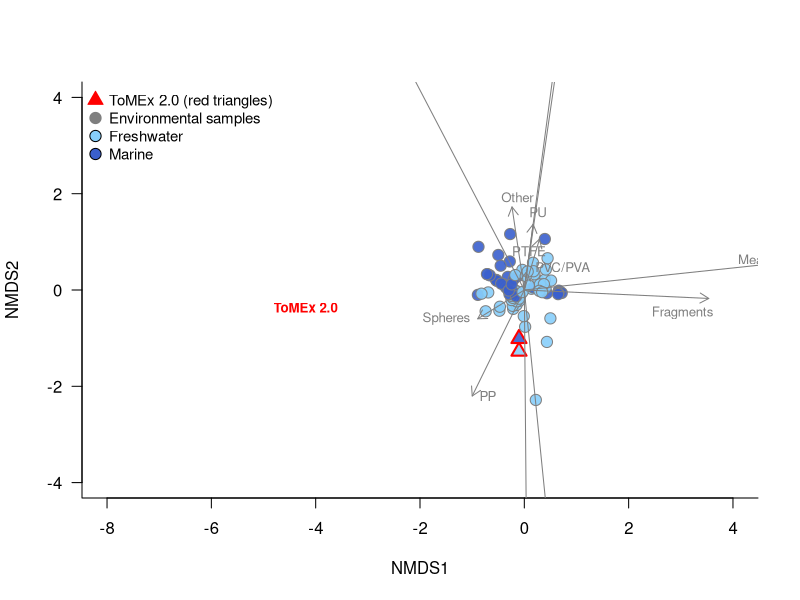
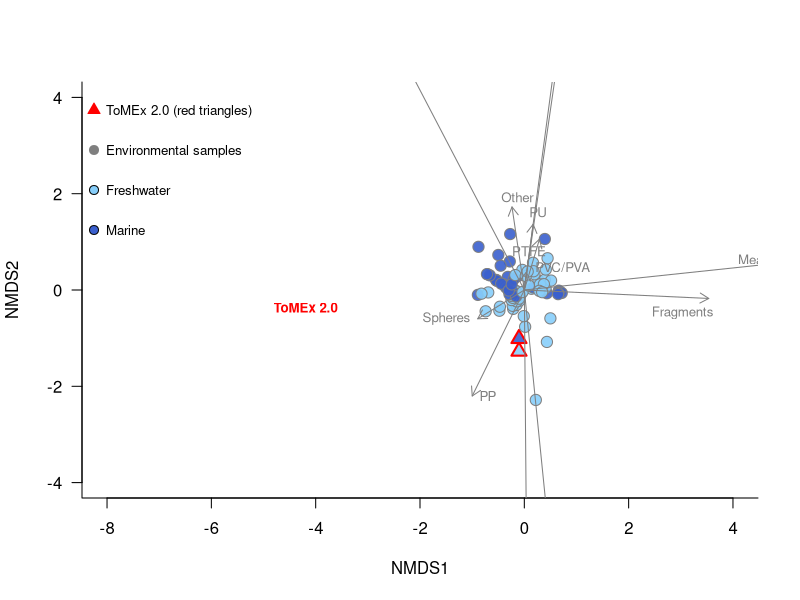

These charts were generated, in order, by the following R code:
# Load packages ---
library(vegan)
library(tibble)

# Import data ---

dat = read.csv(
     "ToMEx2.0_MPcharacteristics/Data/data_comp_to_env_compiled.csv",
     stringsAsFactors = TRUE
)

# scale variables
colnames(dat)
vars = dat[, c(5:16, 18)]
scaled = scale(vars)

# replace all NAs with 0 - set all unknown values to variable mean
scaled[is.na(scaled)] = 0

# NMDS
set.seed(2024)
NMDS = metaMDS(
     scaled,
     distance = "euclidean",
     k = 2,
     autotransform = F,
     wascores = F
)
NMDS$points
x <- NMDS$points[, 1]
y <- NMDS$points[, 2]

# get vectors for each variable
envfitall <- envfit(NMDS, scaled)
vectors = as_tibble(envfitall$vectors$arrows, rownames = "properties")
vectors$vectornames = c(
     "PE/PET/Polyester",
     "PP",
     "PS",
     "PA",
     "PU",
     "PVC/PVA",
     "PTFE",
     "Other",
     "Fragments",
     "Spheres",
     "Fibers",
     "Mean length",
     "Mean width"
)
# get vector/arrow weights:
weights = attr(envfitall$vectors$arrows, "parameters")$norm

palette(c("lightskyblue", "royalblue3"))

adjust.x = c(
     0.55,
     0.3,
     -0.3,
     0,
     0.1,
     0.7,
     -0.2,
     0.1,
     -0.5,
     -0.6,
     0.5,
     -0.8,
     -0.8
)
adjust.y = c(-0.2, 0, 0, 0.3, 0.25, 0.1, -0.25, 0.2, -0.3, 0, 0, 0.2, 0)

op = par(bty = "l", las = 1, cex = 1)

# Load packages ---
library(vegan)
library(tibble)

# Import data ---

dat = read.csv(
     "ToMEx2.0_MPcharacteristics/Data/data_comp_to_env_compiled.csv",
     stringsAsFactors = TRUE
)

# scale variables
colnames(dat)
vars = dat[, c(5:16, 18)]
scaled = scale(vars)

# replace all NAs with 0 - set all unknown values to variable mean
scaled[is.na(scaled)] = 0

# NMDS
set.seed(2024)
NMDS = metaMDS(
     scaled,
     distance = "euclidean",
     k = 2,
     autotransform = F,
     wascores = F
)
NMDS$points
x <- NMDS$points[, 1]
y <- NMDS$points[, 2]

# get vectors for each variable
envfitall <- envfit(NMDS, scaled)
vectors = as_tibble(envfitall$vectors$arrows, rownames = "properties")
vectors$vectornames = c(
     "PE/PET/Polyester",
     "PP",
     "PS",
     "PA",
     "PU",
     "PVC/PVA",
     "PTFE",
     "Other",
     "Fragments",
     "Spheres",
     "Fibers",
     "Mean length",
     "Mean width"
)
# get vector/arrow weights:
weights = attr(envfitall$vectors$arrows, "parameters")$norm

png(
     "ToMEx2.0_MPcharacteristics/Plots/NMDS_environmental.png",
     width = 18,
     height = 15,
     units = "cm",
     res = 1000
)

palette(c("lightskyblue", "royalblue3"))

adjust.x = c(
     0.55,
     0.3,
     -0.3,
     0,
     0.1,
     0.7,
     -0.2,
     0.1,
     -0.5,
     -0.6,
     0.5,
     -0.8,
     -0.8
)
adjust.y = c(-0.2, 0, 0, 0.3, 0.25, 0.1, -0.25, 0.2, -0.3, 0, 0, 0.2, 0)

op = par(bty = "l", las = 1, cex = 1)

plot(
     x,
     y,
     bg = adjustcolor(as.numeric(dat$fresh_marine_binary), alpha.f = 0.9),
     col = c(rep("red", 2), rep("grey50", (nrow(dat) - 2))),
     pch = c(rep(24, 2), rep(21, (nrow(dat) - 2))),
     lwd = c(2, 2, rep(1, (nrow(dat) - 2))),
     xlab = "NMDS1",
     ylab = "NMDS2",
     cex = 1.5,
     ylim = c(-4, 4),
     xlim = c(-8, 4)
)

# Add legend
legend(
     "topleft",
     legend = c(
          "ToMEx 2.0 (red triangles)",
          "Environmental samples",
          "Freshwater",
          "Marine"
     ),
     pch = c(24, 21, 21, 21),
     pt.bg = c("red", "grey50", "lightskyblue", "royalblue3"),
     col = c("red", "grey50", "black", "black"),
     pt.cex = 1.5,
     bty = "n",
     cex = 0.9
)

for (i in 1:nrow(envfitall$vectors$arrows)) {
     arrows(
          0,
          0,
          envfitall$vectors$arrows[i, 1] * 7 * weights[i],
          envfitall$vectors$arrows[i, 2] * 7 * weights[i],
          length = 0.1,
          col = "grey50"
     )
     text(
          envfitall$vectors$arrows[i, 1] * 7 * weights[i] + adjust.x[i],
          envfitall$vectors$arrows[i, 2] * 7 * weights[i] + adjust.y[i],
          vectors$vectornames[i],
          cex = 0.8,
          col = "grey50"
     )
}
text("ToMEx 2.0", x = -5, y = -0.4, col = "red", cex = 0.8, pos = 4, font = 2)


plot(
     x,
     y,
     bg = adjustcolor(as.numeric(dat$fresh_marine_binary), alpha.f = 0.9),
     col = c(rep("red", 2), rep("grey50", (nrow(dat) - 2))),
     pch = c(rep(24, 2), rep(21, (nrow(dat) - 2))),
     lwd = c(2, 2, rep(1, (nrow(dat) - 2))),
     xlab = "NMDS1",
     ylab = "NMDS2",
     cex = 1.5,
     ylim = c(-4, 4),
     xlim = c(-8, 4)
)

# Add legend
legend(
     "topleft",
     legend = c(
          "ToMEx 2.0 (red triangles)",
          "Environmental samples",
          "Freshwater",
          "Marine"
     ),
     pch = c(24, 21, 21, 21),
     pt.bg = c("red", "grey50", "lightskyblue", "royalblue3"),
     col = c("red", "grey50", "black", "black"),
     pt.cex = 1.2,
     bty = "n",
     cex = 0.8,
     y.intersp = 2.5
)

for (i in 1:nrow(envfitall$vectors$arrows)) {
     arrows(
          0,
          0,
          envfitall$vectors$arrows[i, 1] * 7 * weights[i],
          envfitall$vectors$arrows[i, 2] * 7 * weights[i],
          length = 0.1,
          col = "grey50"
     )
     text(
          envfitall$vectors$arrows[i, 1] * 7 * weights[i] + adjust.x[i],
          envfitall$vectors$arrows[i, 2] * 7 * weights[i] + adjust.y[i],
          vectors$vectornames[i],
          cex = 0.8,
          col = "grey50"
     )
}
text("ToMEx 2.0", x = -5, y = -0.4, col = "red", cex = 0.8, pos = 4, font = 2)

dev.off()

#### END ####
